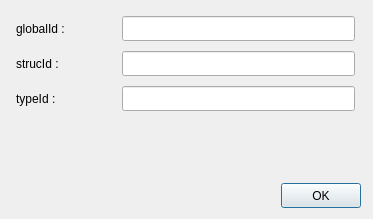
<?xml version="1.0" encoding="UTF-8"?>
<ui version="4.0">
 <class>Dialog</class>
 <widget class="QDialog" name="Dialog">
  <property name="geometry">
   <rect>
    <x>0</x>
    <y>0</y>
    <width>373</width>
    <height>219</height>
   </rect>
  </property>
  <property name="windowTitle">
   <string>Dialog</string>
  </property>
  <widget class="QWidget" name="layoutWidget">
   <property name="geometry">
    <rect>
     <x>10</x>
     <y>180</y>
     <width>351</width>
     <height>31</height>
    </rect>
   </property>
   <layout class="QHBoxLayout" name="horizontalLayout">
    <item>
     <spacer name="horizontalSpacer_8">
      <property name="orientation">
       <enum>Qt::Horizontal</enum>
      </property>
      <property name="sizeHint" stdset="0">
       <size>
        <width>40</width>
        <height>25</height>
       </size>
      </property>
     </spacer>
    </item>
    <item>
     <widget class="QPushButton" name="okBtn">
      <property name="minimumSize">
       <size>
        <width>0</width>
        <height>25</height>
       </size>
      </property>
      <property name="maximumSize">
       <size>
        <width>16777215</width>
        <height>25</height>
       </size>
      </property>
      <property name="text">
       <string>OK</string>
      </property>
     </widget>
    </item>
   </layout>
  </widget>
  <widget class="QWidget" name="">
   <property name="geometry">
    <rect>
     <x>10</x>
     <y>10</y>
     <width>351</width>
     <height>107</height>
    </rect>
   </property>
   <layout class="QGridLayout" name="gridLayout">
    <property name="leftMargin">
     <number>6</number>
    </property>
    <property name="topMargin">
     <number>6</number>
    </property>
    <property name="rightMargin">
     <number>6</number>
    </property>
    <property name="bottomMargin">
     <number>6</number>
    </property>
    <property name="horizontalSpacing">
     <number>6</number>
    </property>
    <property name="verticalSpacing">
     <number>10</number>
    </property>
    <item row="0" column="0">
     <widget class="QLabel" name="label">
      <property name="minimumSize">
       <size>
        <width>100</width>
        <height>25</height>
       </size>
      </property>
      <property name="maximumSize">
       <size>
        <width>16777215</width>
        <height>25</height>
       </size>
      </property>
      <property name="text">
       <string>globalId :</string>
      </property>
     </widget>
    </item>
    <item row="0" column="1">
     <widget class="QLineEdit" name="globalId">
      <property name="minimumSize">
       <size>
        <width>0</width>
        <height>25</height>
       </size>
      </property>
      <property name="maximumSize">
       <size>
        <width>16777215</width>
        <height>25</height>
       </size>
      </property>
     </widget>
    </item>
    <item row="1" column="0">
     <widget class="QLabel" name="label_2">
      <property name="minimumSize">
       <size>
        <width>100</width>
        <height>25</height>
       </size>
      </property>
      <property name="maximumSize">
       <size>
        <width>16777215</width>
        <height>25</height>
       </size>
      </property>
      <property name="text">
       <string>strucId :</string>
      </property>
     </widget>
    </item>
    <item row="1" column="1">
     <widget class="QLineEdit" name="structId">
      <property name="minimumSize">
       <size>
        <width>0</width>
        <height>25</height>
       </size>
      </property>
      <property name="maximumSize">
       <size>
        <width>16777215</width>
        <height>25</height>
       </size>
      </property>
     </widget>
    </item>
    <item row="2" column="0">
     <widget class="QLabel" name="label_3">
      <property name="minimumSize">
       <size>
        <width>100</width>
        <height>25</height>
       </size>
      </property>
      <property name="maximumSize">
       <size>
        <width>16777215</width>
        <height>25</height>
       </size>
      </property>
      <property name="text">
       <string>typeId :</string>
      </property>
     </widget>
    </item>
    <item row="2" column="1">
     <widget class="QLineEdit" name="typeId">
      <property name="minimumSize">
       <size>
        <width>0</width>
        <height>25</height>
       </size>
      </property>
      <property name="maximumSize">
       <size>
        <width>16777215</width>
        <height>25</height>
       </size>
      </property>
     </widget>
    </item>
   </layout>
  </widget>
 </widget>
 <resources/>
 <connections/>
</ui>
